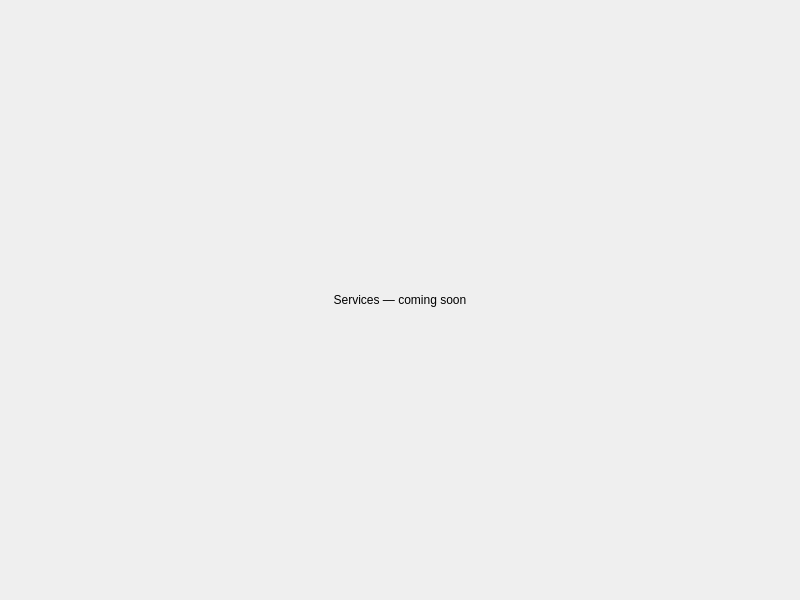
<?xml version="1.0" encoding="UTF-8"?>
<ui version="4.0">
 <class>ServicesWidget</class>
 <widget class="QWidget" name="ServicesWidget">
  <property name="geometry">
   <rect>
    <x>0</x>
    <y>0</y>
    <width>800</width>
    <height>600</height>
   </rect>
  </property>
  <layout class="QVBoxLayout" name="verticalLayout">
   <item>
    <widget class="QLabel" name="placeholderLabel">
     <property name="text">
      <string>Services — coming soon</string>
     </property>
     <property name="alignment">
      <set>Qt::AlignCenter</set>
     </property>
    </widget>
   </item>
  </layout>
 </widget>
 <resources/>
 <connections/>
</ui>
